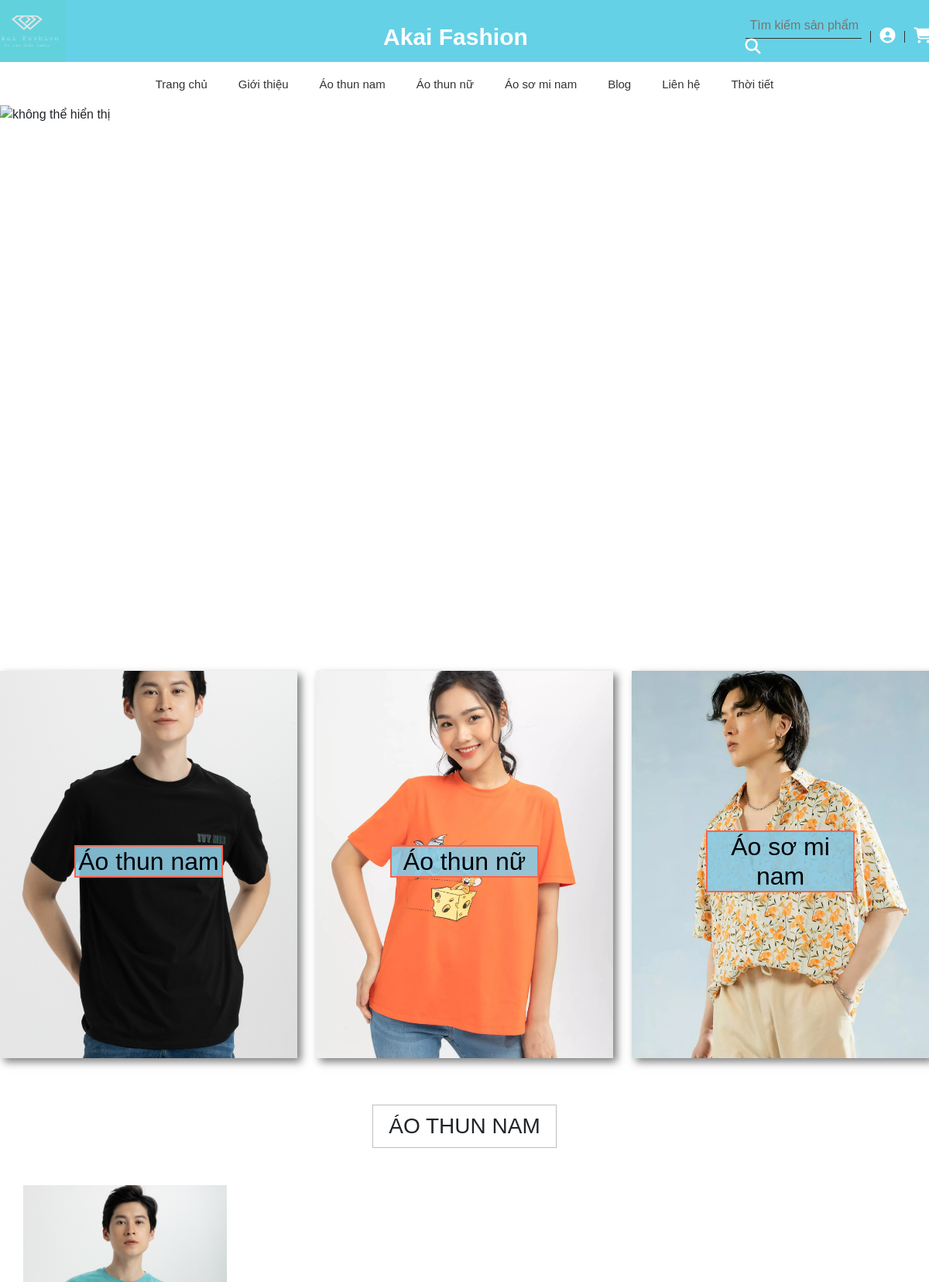
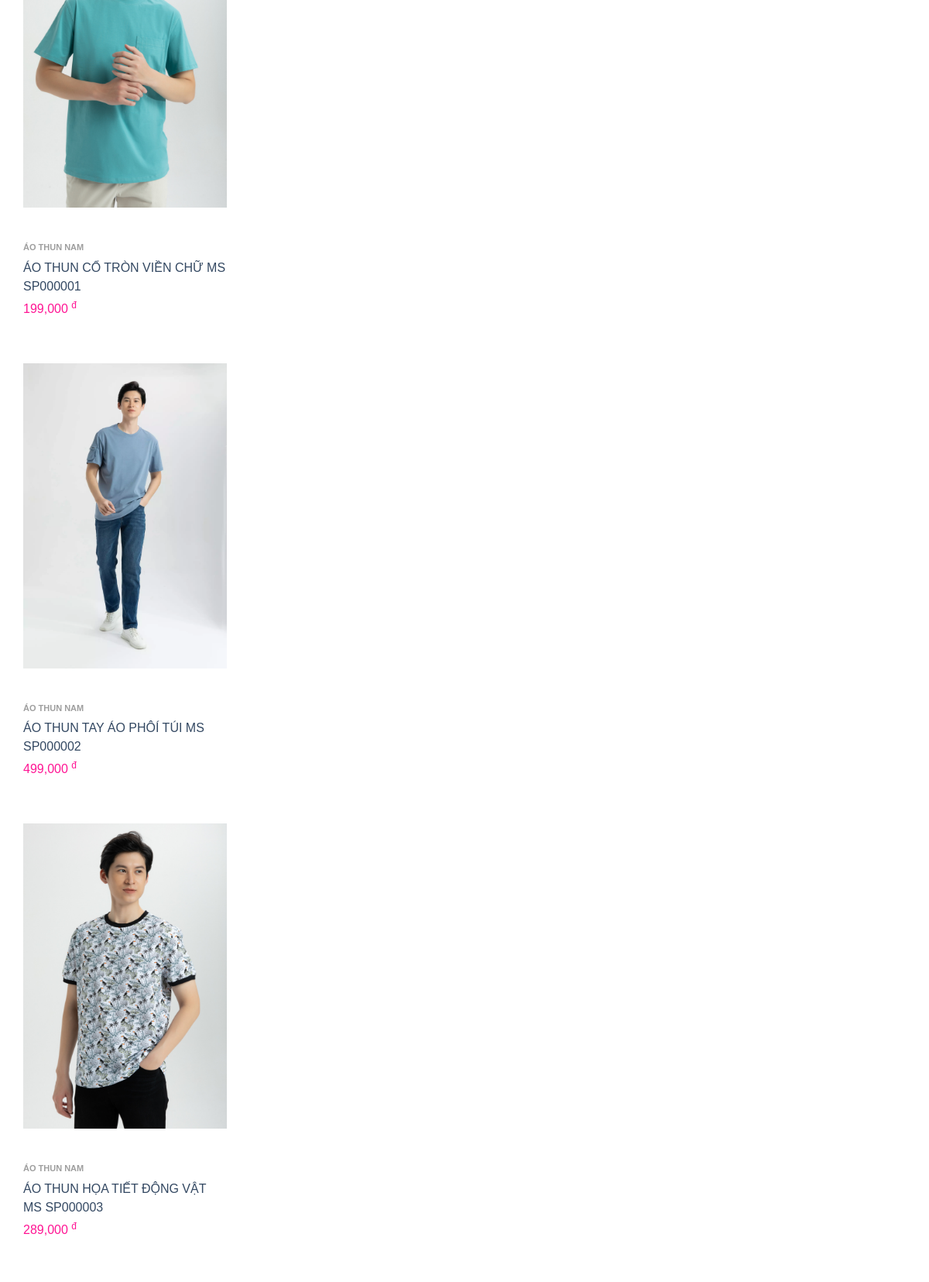
The app's page /khachhang/index.php (upper part) with its own data (2 pictures, top to bottom).
### tables this page shows
CREATE TABLE `loaihanghoa` (
  `MaLoaiHang` int(10) NOT NULL,
  `TenLoaiHang` varchar(255) NOT NULL,
  `HinhDaiDien` varchar(100) NOT NULL
);

CREATE TABLE `hanghoa` (
  `MSHH` int(10) NOT NULL,
  `TenHH` varchar(50) NOT NULL,
  `QuyCach` text NOT NULL,
  `BaoQuan` longtext NOT NULL,
  `Gia` varchar(100) NOT NULL,
  `SoLuongHang` int(10) NOT NULL,
  `image` varchar(100) NOT NULL,
  `MaLoaiHang` int(10) NOT NULL
);

### khachhang/include/home.php (the view, shortened to what this page needs)
<section id="cartegory" class="cartegory">
        <div class="container">
            <div class="cartegory-content row">
            <?php
            $sql_danhmuc = mysqli_query($con,'SELECT * FROM loaihanghoa ORDER BY MaLoaiHang ASC');
            while($row_danhmuc = mysqli_fetch_array($sql_danhmuc)){
            ?>
                <div class="cartegory-item">
                    <h2>
                      <a href="?quanly=danhmuc&id=<?php echo $row_danhmuc['MaLoaiHang'] ?>">
                        <?php echo $row_danhmuc['TenLoaiHang']?>
                      </a>
                    </h2>
                </div>
                <?php
              }
            ?>
            </div>
        </div>
</section>
<div id="conten">
          <div class="headline">
          <?php
            $sql_cate_home = mysqli_query($con,'SELECT * FROM loaihanghoa ORDER BY MaLoaiHang ASC');
            while($row_cate_home = mysqli_fetch_array($sql_cate_home)){
              $id_danhmuc = $row_cate_home['MaLoaiHang'];
          ?>
            <h3><?php echo $row_cate_home['TenLoaiHang']?></h3>
          </div>
          <?php
            $sql_products= mysqli_query($con,"SELECT * FROM hanghoa,mauhh WHERE hanghoa.MSHH=mauhh.MSHH ORDER BY hanghoa.MSHH ASC");
            while($row_sanpham=mysqli_fetch_array($sql_products)){
              if($row_sanpham['MaLoaiHang']==$id_danhmuc){
            ?>
            <ul class="products" style="display: flex;">
              <li>
                <div class="product-item">
                  <div class="product-top">
                    <a href="?quanly=chitietsp&id=<?php echo $row_sanpham['MSHH']?>" class="product-thumb">
                      <img src="image/<?php echo $row_sanpham['image']?>" alt="không thể hiển thị">
                    </a>
                  </div>
                  <div class="product-info">
                    <a href="" class="product-cat"><?php echo $row_cate_home['TenLoaiHang']?></a>
                    <a href="?quanly=chitietsp&id=<?php echo $row_sanpham['MSHH']?>" class="product-name"><?php echo $row_sanpham['TenHH'] ?></a>
                    <div class="product-price"><?php echo number_format($row_sanpham['Gia']) ?> <sup>đ</sup></div>
                  </div>
                </div>
              </li>
            </ul>
                <?php
                    }
                }
                ?>
            <?php
            }
            ?>

### khachhang/include/menu.php
<div id="wrapper">
      <nav>
        <ul id="main-menu">
          <li><a href="index.php">Trang chủ</a></li>
          <li><a href="">Giới thiệu</a></li>
          <?php
            $sql_danhmuc = mysqli_query($con,'SELECT * FROM loaihanghoa ORDER BY MaLoaiHang ASC');
            while($row_danhmuc = mysqli_fetch_array($sql_danhmuc)){
          ?>
          <li>
            <a href="?quanly=danhmuc&id=<?php echo $row_danhmuc['MaLoaiHang'] ?>">
                <?php echo $row_danhmuc['TenLoaiHang']?>
            </a>
          </li>
          <?php
            }
          ?>
          <li><a href="">Blog</a></li>
          <li><a href="">Liên hệ</a></li>
          <li><a href="../../giongnoi/index.html">Thời tiết</a></li>
        </ul>
      </nav>
</div>

### khachhang/css/main-style.css (style rules this page uses)
body { margin: 0px; padding: 0px; box-sizing: border-box; font-family: 'Open Sans', sans-serif; font-size: 14px; color: #777; line-height: 1.15; }
* { margin: 0; padding: 0; box-sizing: border-box; }
a { text-decoration: none; }
.row { display: flex; flex-wrap: wrap; }
ul { list-style: none; }
body { font-family: 'Quicksand', sans-serif!important; line-height: 1.2; color: #333; }
#wrapper { height: 7vh; display: flex; justify-content: center; }
nav { margin-top: 3px; }
ul#main-menu { display: flex; }
ul#main-menu li { padding: 0px 20px; }
ul#main-menu a { display: block; padding: 15px 0; text-decoration: none; color: #333; font-size: 15px; position: relative; }
ul#main-menu a::after { content: ""; height: 4px; width: 0px; background: black; position: absolute; bottom:0px; left: 0; transition: all 0.5s ease-in-out; }
body { line-height: 1.5; font-family: 'Poppins', sans-serif; }
* { margin:0; padding:0; box-sizing: border-box; }
.container { max-width: 1170px; margin:auto; }

### khachhang/css/product-main.css (style rules this page uses)
* { padding: 0; margin: 0; outline-style: none; }
.headline { text-align: center; margin: 40px 0px; }
h3 { font-size: 18px; color: #111; padding: 10px 20px; text-transform: uppercase; border:1px solid #bebebe; display: inline-block; font-weight: 600px; }
ul.products { list-style: none; display: flex; flex-wrap: wrap; justify-content: space-between; }
ul.products li { flex-basis: 25%; padding-left: 15px; padding-right: 15px; box-sizing: border-box; margin-bottom: 30px; }
ul.products li img { max-width: 100%; height: auto; }
ul.products li .product-top { position: relative; overflow: hidden; }
ul.products li .product-top .product-thumb { display: block; }
ul.products li .product-top .product-thumb img { display: block; }
ul.products li .product-info { padding: 10px 0px; }
ul.products li .product-info a { display: block; text-decoration: none; }
ul.products li .product-info a.product-cat { font-size: 11px; text-transform: uppercase; font-weight: bold; color: #9e9e9e; padding: 3px 0px; }
ul.products li .product-info a.product-name { color: #334862; padding: 3px 0px; }
ul.products li .product-info .product-price { color:deeppink; padding: 2px 0px; font-weight: 600px; }

### khachhang/css/product-style.css (style rules this page uses)
body { margin: 0px; padding: 0px; box-sizing: border-box; font-family: 'Open Sans', sans-serif; font-size: 14px; color: #777; line-height: 1.15; }
* { margin: 0; padding: 0; box-sizing: border-box; }
a { text-decoration: none; }
.row { display: flex; flex-wrap: wrap; }
ul { list-style: none; }
body { font-family: 'Quicksand', sans-serif!important; line-height: 1.2; color: #333; }
#wrapper { height: 7vh; display: flex; justify-content: center; }
nav { margin-top: 3px; }
ul#main-menu { display: flex; }
ul#main-menu li { padding: 0px 20px; }
ul#main-menu a { display: block; padding: 15px 0; text-decoration: none; color: #333; font-size: 15px; position: relative; }
ul#main-menu a::after { content: ""; height: 4px; width: 0px; background: black; position: absolute; bottom:0px; left: 0; transition: all 0.5s ease-in-out; }
.cartegory { padding: 100px 0 0; }
.product-top { margin-bottom: 30px; }
.container h2 { color:rgb(30, 163, 30); text-align: center; }

### khachhang/css/login.css (style rules this page uses)
* { padding: 0; margin: 0; box-sizing: border-box; }
html { color: #333; font-family: 'Open Sans', sans-serif; }

### khachhang/css/danhmuc.css (style rules this page uses)
.container { max-width: 1200px; margin: auto; }
.row { display: flex; }
.cartegory { margin-top: 30px; }
.cartegory-content { justify-content: space-between; padding-bottom: 20px; }
.cartegory-item { width: 32%; height: 500px; position: relative; box-shadow: 5px 5px 10px rgba(0, 0, 0, 0.5); display: flex; align-items: center; justify-content: center; cursor: pointer; }
.cartegory-item h2 { box-sizing: border-box; position: absolute; height: auto; text-decoration: none; color:black; width: 50%; background-color: rgba(139, 201, 226, 0.9); text-align: center; border: 2px solid tomato; transition: all 0.3s ease; }
.cartegory-item h2 a { text-decoration: none; color:black; }

### khachhang/index.php (style rules this page uses)
#conten { max-width: 1170px; margin: 0 auto; }

### records on screen
loaihanghoa: TenLoaiHang "Áo thun nam", TenLoaiHang "ÁO THUN NAM"
loaihanghoa: TenLoaiHang "Áo thun nữ"
loaihanghoa: TenLoaiHang "Áo sơ mi nam"
hanghoa: image (picture), MaLoaiHang.TenLoaiHang "ÁO THUN NAM", TenHH "ÁO THUN CỔ TRÒN VIỀN CHỮ MS SP000001", Gia "199,000"
hanghoa: image (picture), MaLoaiHang.TenLoaiHang "ÁO THUN NAM", TenHH "ÁO THUN TAY ÁO PHÔÍ TÚI MS SP000002", Gia "499,000"
hanghoa: image (picture), MaLoaiHang.TenLoaiHang "ÁO THUN NAM", TenHH "ÁO THUN HỌA TIẾT ĐỘNG VẬT MS SP000003", Gia "289,000"
